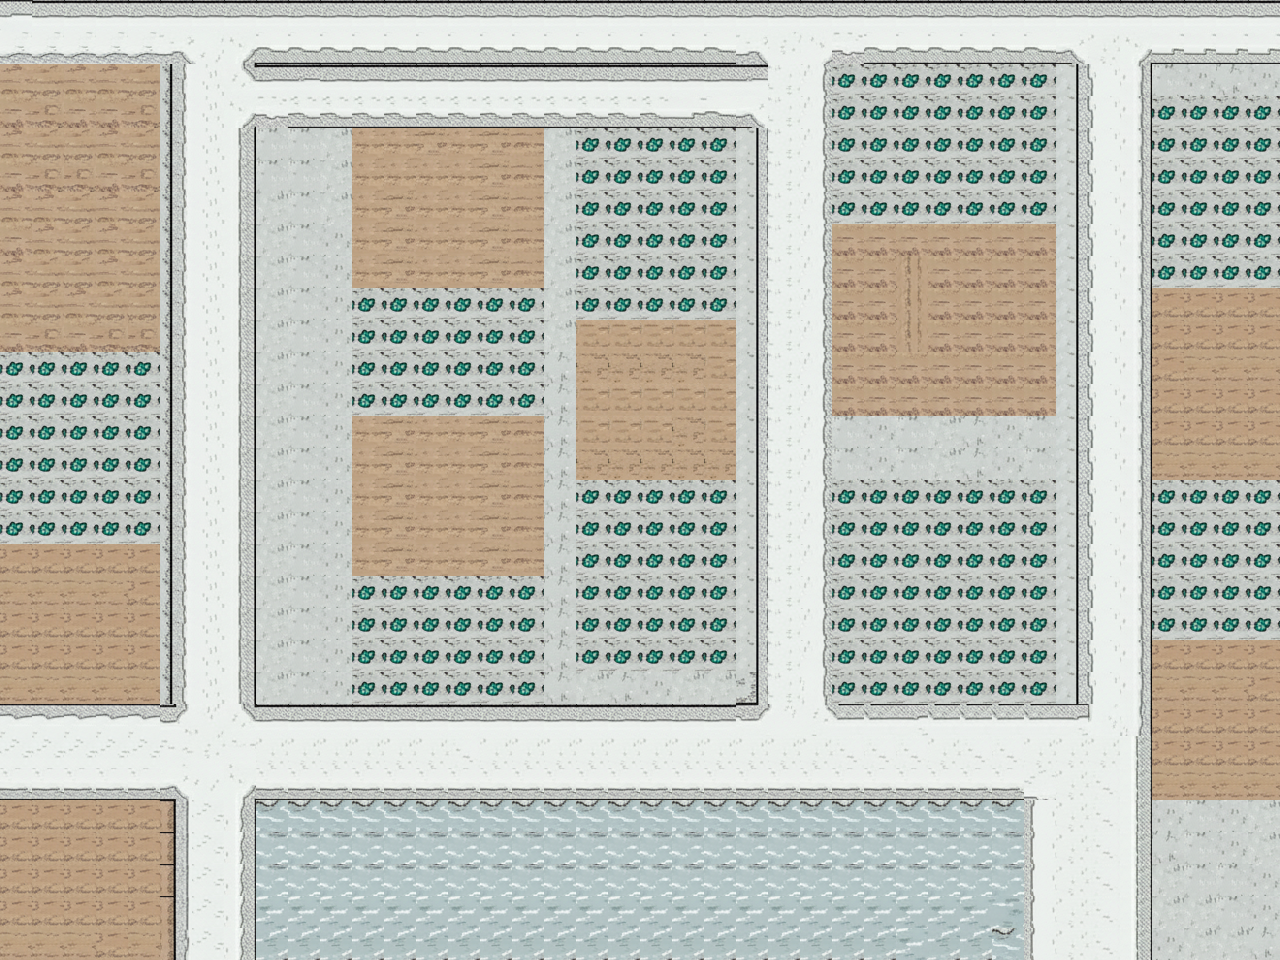

Tiled map render using the project's own tile images. Description and the whole map definition, tile-layer contents included, below:
An orthogonal 40x30 tile map with 32x32 px tiles, 1 tile layer (Tile Layer 1) and 12 objects.

<map version="1.10" tiledversion="1.11.2" orientation="orthogonal" renderorder="right-down" width="40" height="30" tilewidth="32" tileheight="32" infinite="0" nextlayerid="3" nextobjectid="16">
 <tileset firstgid="1" name="map_1" tilewidth="32" tileheight="32" tilecount="1008" columns="42">
  <image source="map.png" width="1344" height="768" />
 </tileset>
 <layer id="1" name="Tile Layer 1" width="40" height="30">
  <data encoding="csv">
15,350,350,350,350,350,350,350,350,350,350,350,350,350,350,350,350,350,350,350,350,350,350,350,350,350,350,350,350,350,350,350,350,350,350,350,350,350,350,350,
296,296,296,296,296,297,298,643,646,646,646,646,646,646,646,646,646,646,646,646,646,646,646,297,390,299,301,646,646,646,646,646,646,641,600,643,645,645,645,645,
277,278,277,277,278,397,398,349,350,351,350,350,350,350,350,350,350,350,350,350,350,350,350,351,256,593,267,267,267,267,267,267,267,45,46,475,471,472,514,472,
319,320,319,319,320,397,398,643,301,644,644,644,644,644,644,644,644,644,644,644,644,645,646,641,256,593,267,267,267,267,267,267,267,45,46,475,267,267,267,267,
277,278,278,277,278,397,398,399,471,471,513,401,401,402,401,402,403,513,267,267,267,267,267,381,256,593,267,267,267,267,267,267,267,45,46,475,267,267,267,267,
319,320,320,319,320,397,398,399,471,471,513,401,401,401,401,402,403,513,267,267,267,267,267,381,256,593,267,267,267,267,267,267,267,45,46,475,267,267,267,267,
277,277,278,277,278,397,398,399,513,471,513,401,402,401,401,402,403,513,267,267,267,267,267,381,256,593,267,267,267,267,267,267,267,45,46,475,267,267,267,267,
319,277,278,277,278,397,398,399,513,471,472,401,402,401,401,402,403,513,267,267,267,267,267,381,256,593,319,319,319,319,319,319,319,45,46,475,267,267,267,267,
277,278,278,277,278,397,398,399,513,471,472,401,402,401,401,402,403,513,267,267,267,267,267,381,256,593,319,319,409,319,319,319,319,45,46,475,267,267,267,267,
277,278,277,278,278,397,398,399,513,471,472,267,267,267,267,267,267,513,267,267,267,267,267,381,256,593,319,319,409,319,319,319,319,45,46,475,469,469,469,469,
319,320,319,320,320,397,398,399,513,471,472,267,267,267,267,267,267,513,464,464,464,464,464,381,256,593,319,319,409,319,319,319,319,45,46,475,469,469,469,469,
267,267,267,267,267,397,398,399,513,471,472,267,267,267,267,267,267,514,506,506,506,506,464,381,256,593,319,319,319,319,319,319,319,45,46,475,469,511,511,511,
267,267,267,267,267,397,398,399,513,471,472,267,267,267,267,267,267,514,464,464,464,464,464,381,256,593,319,319,319,319,319,319,319,45,46,475,469,469,469,469,
267,267,267,267,267,397,398,399,513,471,472,401,402,401,401,402,403,514,464,464,464,506,464,381,256,593,471,472,471,513,514,472,471,45,46,475,469,469,469,469,
267,267,267,267,267,397,398,399,513,471,472,401,402,401,401,402,403,514,506,506,506,506,506,381,256,593,471,472,471,513,514,472,471,45,46,475,511,511,511,511,
267,267,267,267,267,397,398,399,513,471,472,401,402,401,401,402,403,514,267,267,267,267,267,381,256,593,267,267,267,267,267,267,267,45,46,475,267,267,267,267,
267,267,267,267,267,397,398,399,513,471,472,401,402,401,401,402,403,514,267,267,267,267,267,381,256,593,267,267,267,267,267,267,267,45,46,475,267,267,267,267,
469,469,469,469,469,397,398,399,513,471,472,401,402,401,401,402,403,514,267,267,267,267,267,381,256,593,267,267,267,267,267,267,267,45,46,475,267,267,267,267,
511,511,511,511,469,397,398,399,513,471,472,267,267,267,267,267,267,514,267,267,267,267,267,381,256,593,267,267,267,267,267,267,267,45,46,475,267,267,267,267,
469,469,469,469,469,397,398,399,513,471,472,267,267,267,267,267,267,514,267,267,267,267,267,381,256,593,267,267,267,267,267,267,267,45,46,475,267,267,267,267,
469,469,469,469,469,397,398,399,513,471,472,267,267,267,267,267,267,514,267,267,267,267,267,381,256,593,267,267,267,267,267,267,267,45,46,475,469,469,469,469,
511,511,511,511,511,397,398,399,513,471,472,267,267,267,267,267,267,514,513,514,472,513,513,633,256,635,267,267,267,267,267,267,267,45,46,475,511,511,511,469,
674,674,674,674,674,347,348,349,350,350,350,350,350,350,350,350,350,350,350,350,350,350,350,675,676,677,678,678,679,678,678,678,678,679,214,517,469,469,469,469,
716,716,716,716,716,389,390,391,600,600,600,600,600,600,601,600,600,600,600,600,600,600,600,600,600,600,601,601,601,600,601,601,600,600,600,727,469,469,469,469,
639,639,639,639,639,641,432,643,639,639,639,639,639,639,639,639,639,639,639,639,639,639,639,639,639,639,639,639,639,639,639,639,180,600,601,727,511,511,511,511,
469,469,469,469,469,683,716,685,829,829,829,829,829,829,829,829,829,829,829,829,829,829,829,829,829,829,829,829,829,829,829,829,135,600,601,727,472,471,472,513,
469,469,469,469,469,683,716,685,957,957,957,957,957,957,957,957,957,957,957,957,957,957,957,957,957,957,957,957,957,957,957,957,135,600,601,727,514,471,472,513,
469,469,469,469,469,683,716,685,957,957,957,957,957,957,957,957,957,957,957,957,957,957,957,957,957,957,957,957,957,957,957,957,135,600,601,727,513,471,471,472,
469,469,469,469,469,683,716,685,802,802,802,802,802,802,802,802,802,802,802,802,802,802,802,802,802,802,802,802,802,802,802,803,135,600,601,727,513,513,471,472,
511,511,511,469,511,725,716,685,844,844,844,844,844,844,844,844,844,844,844,844,844,844,844,844,844,844,844,844,802,844,844,829,135,600,601,727,472,513,513,514
</data>
 </layer>
 <objectgroup id="2" name="collision">
  <object id="4" x="-4" y="64" width="166" height="284">
   <properties>
    <property name="collides" type="bool" value="true" />
   </properties>
  </object>
  <object id="5" x="234" y="-214" />
  <object id="6" x="344" y="124" width="196" height="164">
   <properties>
    <property name="collides" type="bool" value="true" />
   </properties>
  </object>
  <object id="7" x="574" y="318" width="158" height="158">
   <properties>
    <property name="collides" type="bool" value="true" />
   </properties>
  </object>
  <object id="8" x="360" y="418" width="176" height="154">
   <properties>
    <property name="collides" type="bool" value="true" />
   </properties>
  </object>
  <object id="9" x="-4" y="540" width="164" height="158">
   <properties>
    <property name="collides" type="bool" value="false" />
   </properties>
  </object>
  <object id="10" x="6" y="798" width="162" height="156">
   <properties>
    <property name="collides" type="bool" value="false" />
   </properties>
  </object>
  <object id="11" x="832" y="226" width="222" height="186">
   <properties>
    <property name="collides" type="bool" value="true" />
   </properties>
  </object>
  <object id="12" x="1150" y="290" width="130" height="188">
   <properties>
    <property name="collides" type="bool" value="true" />
   </properties>
  </object>
  <object id="13" x="1154" y="646" width="130" height="156">
   <properties>
    <property name="collides" type="bool" value="false" />
   </properties>
  </object>
  <object id="14" x="260" y="800" width="762" height="160">
   <properties>
    <property name="collides" type="bool" value="true" />
   </properties>
  </object>
  <object id="15" x="6" y="-2" width="1274" height="16">
   <properties>
    <property name="collides" type="bool" value="true" />
   </properties>
  </object>
 </objectgroup>
</map>
